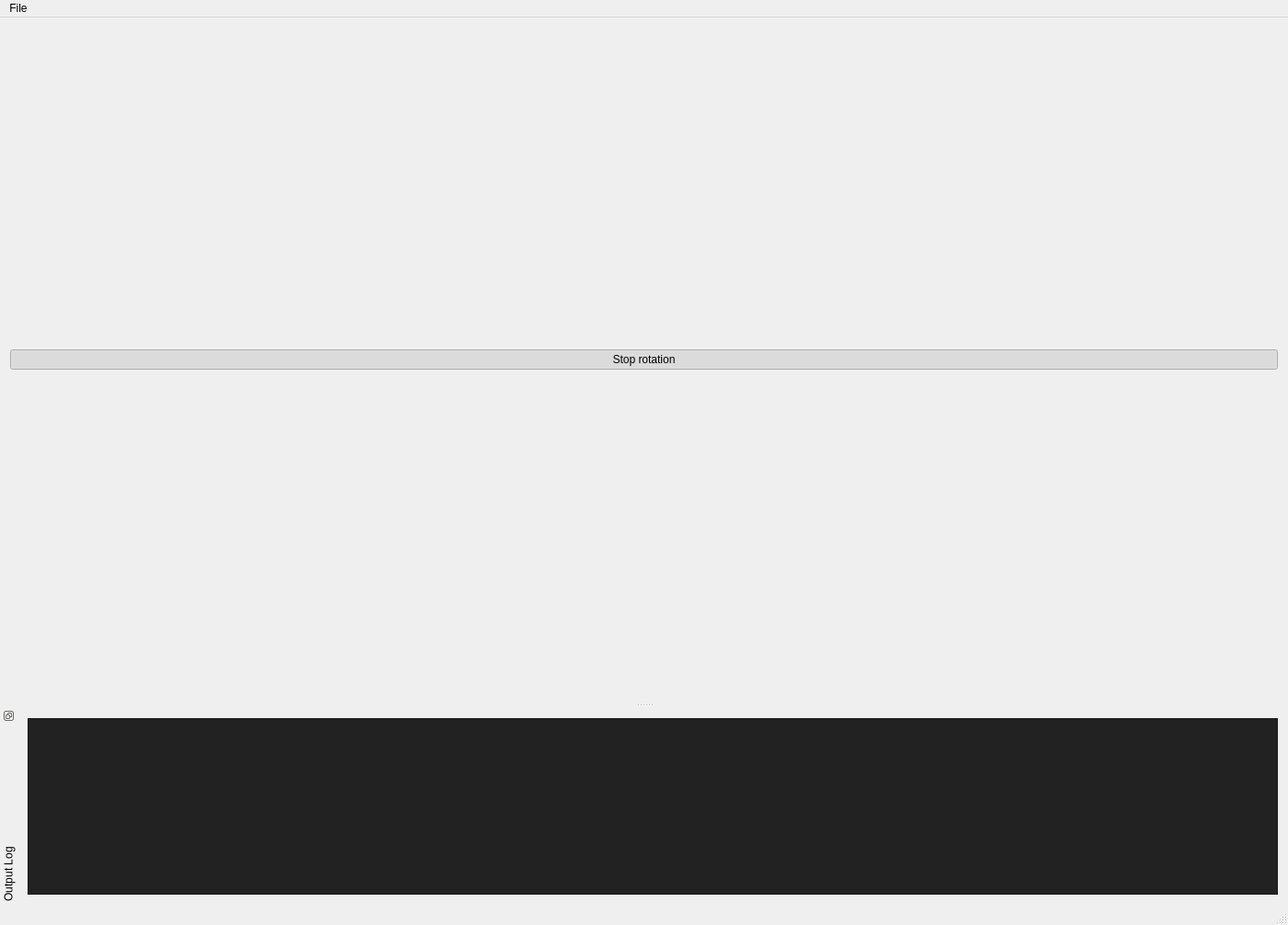
<?xml version="1.0" encoding="UTF-8"?>
<ui version="4.0">
 <class>MainWindow</class>
 <widget class="QMainWindow" name="MainWindow">
  <property name="geometry">
   <rect>
    <x>0</x>
    <y>0</y>
    <width>1401</width>
    <height>1006</height>
   </rect>
  </property>
  <property name="windowTitle">
   <string>OpenGL in Qt is great fun!</string>
  </property>
  <widget class="QWidget" name="centralWidget">
   <layout class="QVBoxLayout" name="verticalLayout">
    <item>
     <widget class="QPushButton" name="rotationButton">
      <property name="text">
       <string>Stop rotation</string>
      </property>
      <property name="checkable">
       <bool>true</bool>
      </property>
      <property name="checked">
       <bool>true</bool>
      </property>
     </widget>
    </item>
    <item>
     <layout class="QVBoxLayout" name="OpenGLLayout"/>
    </item>
   </layout>
  </widget>
  <widget class="QMenuBar" name="menuBar">
   <property name="geometry">
    <rect>
     <x>0</x>
     <y>0</y>
     <width>1401</width>
     <height>22</height>
    </rect>
   </property>
   <widget class="QMenu" name="menuFile">
    <property name="title">
     <string>File</string>
    </property>
    <addaction name="fileExit"/>
   </widget>
   <addaction name="menuFile"/>
  </widget>
  <widget class="QStatusBar" name="statusBar"/>
  <widget class="QDockWidget" name="dockWidgetConsole">
   <property name="features">
    <set>QDockWidget::DockWidgetFloatable|QDockWidget::DockWidgetMovable|QDockWidget::DockWidgetVerticalTitleBar</set>
   </property>
   <property name="windowTitle">
    <string>Output Log</string>
   </property>
   <attribute name="dockWidgetArea">
    <number>8</number>
   </attribute>
   <widget class="QWidget" name="dockWidgetContents">
    <layout class="QHBoxLayout" name="horizontalLayout">
     <item>
      <widget class="QPlainTextEdit" name="outputLog">
       <property name="palette">
        <palette>
         <active>
          <colorrole role="Button">
           <brush brushstyle="SolidPattern">
            <color alpha="255">
             <red>34</red>
             <green>34</green>
             <blue>34</blue>
            </color>
           </brush>
          </colorrole>
          <colorrole role="Light">
           <brush brushstyle="SolidPattern">
            <color alpha="255">
             <red>51</red>
             <green>51</green>
             <blue>51</blue>
            </color>
           </brush>
          </colorrole>
          <colorrole role="Midlight">
           <brush brushstyle="SolidPattern">
            <color alpha="255">
             <red>42</red>
             <green>42</green>
             <blue>42</blue>
            </color>
           </brush>
          </colorrole>
          <colorrole role="Dark">
           <brush brushstyle="SolidPattern">
            <color alpha="255">
             <red>17</red>
             <green>17</green>
             <blue>17</blue>
            </color>
           </brush>
          </colorrole>
          <colorrole role="Mid">
           <brush brushstyle="SolidPattern">
            <color alpha="255">
             <red>23</red>
             <green>23</green>
             <blue>23</blue>
            </color>
           </brush>
          </colorrole>
          <colorrole role="Text">
           <brush brushstyle="SolidPattern">
            <color alpha="255">
             <red>255</red>
             <green>255</green>
             <blue>255</blue>
            </color>
           </brush>
          </colorrole>
          <colorrole role="BrightText">
           <brush brushstyle="SolidPattern">
            <color alpha="255">
             <red>255</red>
             <green>255</green>
             <blue>255</blue>
            </color>
           </brush>
          </colorrole>
          <colorrole role="ButtonText">
           <brush brushstyle="SolidPattern">
            <color alpha="255">
             <red>255</red>
             <green>255</green>
             <blue>255</blue>
            </color>
           </brush>
          </colorrole>
          <colorrole role="Base">
           <brush brushstyle="SolidPattern">
            <color alpha="255">
             <red>34</red>
             <green>34</green>
             <blue>34</blue>
            </color>
           </brush>
          </colorrole>
          <colorrole role="Window">
           <brush brushstyle="SolidPattern">
            <color alpha="255">
             <red>34</red>
             <green>34</green>
             <blue>34</blue>
            </color>
           </brush>
          </colorrole>
          <colorrole role="Shadow">
           <brush brushstyle="SolidPattern">
            <color alpha="255">
             <red>0</red>
             <green>0</green>
             <blue>0</blue>
            </color>
           </brush>
          </colorrole>
          <colorrole role="AlternateBase">
           <brush brushstyle="SolidPattern">
            <color alpha="255">
             <red>17</red>
             <green>17</green>
             <blue>17</blue>
            </color>
           </brush>
          </colorrole>
          <colorrole role="ToolTipBase">
           <brush brushstyle="SolidPattern">
            <color alpha="255">
             <red>255</red>
             <green>255</green>
             <blue>220</blue>
            </color>
           </brush>
          </colorrole>
          <colorrole role="ToolTipText">
           <brush brushstyle="SolidPattern">
            <color alpha="255">
             <red>0</red>
             <green>0</green>
             <blue>0</blue>
            </color>
           </brush>
          </colorrole>
          <colorrole role="PlaceholderText">
           <brush brushstyle="SolidPattern">
            <color alpha="128">
             <red>255</red>
             <green>255</green>
             <blue>255</blue>
            </color>
           </brush>
          </colorrole>
         </active>
         <inactive>
          <colorrole role="Button">
           <brush brushstyle="SolidPattern">
            <color alpha="255">
             <red>34</red>
             <green>34</green>
             <blue>34</blue>
            </color>
           </brush>
          </colorrole>
          <colorrole role="Light">
           <brush brushstyle="SolidPattern">
            <color alpha="255">
             <red>51</red>
             <green>51</green>
             <blue>51</blue>
            </color>
           </brush>
          </colorrole>
          <colorrole role="Midlight">
           <brush brushstyle="SolidPattern">
            <color alpha="255">
             <red>42</red>
             <green>42</green>
             <blue>42</blue>
            </color>
           </brush>
          </colorrole>
          <colorrole role="Dark">
           <brush brushstyle="SolidPattern">
            <color alpha="255">
             <red>17</red>
             <green>17</green>
             <blue>17</blue>
            </color>
           </brush>
          </colorrole>
          <colorrole role="Mid">
           <brush brushstyle="SolidPattern">
            <color alpha="255">
             <red>23</red>
             <green>23</green>
             <blue>23</blue>
            </color>
           </brush>
          </colorrole>
          <colorrole role="Text">
           <brush brushstyle="SolidPattern">
            <color alpha="255">
             <red>255</red>
             <green>255</green>
             <blue>255</blue>
            </color>
           </brush>
          </colorrole>
          <colorrole role="BrightText">
           <brush brushstyle="SolidPattern">
            <color alpha="255">
             <red>255</red>
             <green>255</green>
             <blue>255</blue>
            </color>
           </brush>
          </colorrole>
          <colorrole role="ButtonText">
           <brush brushstyle="SolidPattern">
            <color alpha="255">
             <red>255</red>
             <green>255</green>
             <blue>255</blue>
            </color>
           </brush>
          </colorrole>
          <colorrole role="Base">
           <brush brushstyle="SolidPattern">
            <color alpha="255">
             <red>34</red>
             <green>34</green>
             <blue>34</blue>
            </color>
           </brush>
          </colorrole>
          <colorrole role="Window">
           <brush brushstyle="SolidPattern">
            <color alpha="255">
             <red>34</red>
             <green>34</green>
             <blue>34</blue>
            </color>
           </brush>
          </colorrole>
          <colorrole role="Shadow">
           <brush brushstyle="SolidPattern">
            <color alpha="255">
             <red>0</red>
             <green>0</green>
             <blue>0</blue>
            </color>
           </brush>
          </colorrole>
          <colorrole role="AlternateBase">
           <brush brushstyle="SolidPattern">
            <color alpha="255">
             <red>17</red>
             <green>17</green>
             <blue>17</blue>
            </color>
           </brush>
          </colorrole>
          <colorrole role="ToolTipBase">
           <brush brushstyle="SolidPattern">
            <color alpha="255">
             <red>255</red>
             <green>255</green>
             <blue>220</blue>
            </color>
           </brush>
          </colorrole>
          <colorrole role="ToolTipText">
           <brush brushstyle="SolidPattern">
            <color alpha="255">
             <red>0</red>
             <green>0</green>
             <blue>0</blue>
            </color>
           </brush>
          </colorrole>
          <colorrole role="PlaceholderText">
           <brush brushstyle="SolidPattern">
            <color alpha="128">
             <red>255</red>
             <green>255</green>
             <blue>255</blue>
            </color>
           </brush>
          </colorrole>
         </inactive>
         <disabled>
          <colorrole role="Button">
           <brush brushstyle="SolidPattern">
            <color alpha="255">
             <red>34</red>
             <green>34</green>
             <blue>34</blue>
            </color>
           </brush>
          </colorrole>
          <colorrole role="Light">
           <brush brushstyle="SolidPattern">
            <color alpha="255">
             <red>51</red>
             <green>51</green>
             <blue>51</blue>
            </color>
           </brush>
          </colorrole>
          <colorrole role="Midlight">
           <brush brushstyle="SolidPattern">
            <color alpha="255">
             <red>42</red>
             <green>42</green>
             <blue>42</blue>
            </color>
           </brush>
          </colorrole>
          <colorrole role="Dark">
           <brush brushstyle="SolidPattern">
            <color alpha="255">
             <red>17</red>
             <green>17</green>
             <blue>17</blue>
            </color>
           </brush>
          </colorrole>
          <colorrole role="Mid">
           <brush brushstyle="SolidPattern">
            <color alpha="255">
             <red>23</red>
             <green>23</green>
             <blue>23</blue>
            </color>
           </brush>
          </colorrole>
          <colorrole role="Text">
           <brush brushstyle="SolidPattern">
            <color alpha="255">
             <red>17</red>
             <green>17</green>
             <blue>17</blue>
            </color>
           </brush>
          </colorrole>
          <colorrole role="BrightText">
           <brush brushstyle="SolidPattern">
            <color alpha="255">
             <red>255</red>
             <green>255</green>
             <blue>255</blue>
            </color>
           </brush>
          </colorrole>
          <colorrole role="ButtonText">
           <brush brushstyle="SolidPattern">
            <color alpha="255">
             <red>17</red>
             <green>17</green>
             <blue>17</blue>
            </color>
           </brush>
          </colorrole>
          <colorrole role="Base">
           <brush brushstyle="SolidPattern">
            <color alpha="255">
             <red>34</red>
             <green>34</green>
             <blue>34</blue>
            </color>
           </brush>
          </colorrole>
          <colorrole role="Window">
           <brush brushstyle="SolidPattern">
            <color alpha="255">
             <red>34</red>
             <green>34</green>
             <blue>34</blue>
            </color>
           </brush>
          </colorrole>
          <colorrole role="Shadow">
           <brush brushstyle="SolidPattern">
            <color alpha="255">
             <red>0</red>
             <green>0</green>
             <blue>0</blue>
            </color>
           </brush>
          </colorrole>
          <colorrole role="AlternateBase">
           <brush brushstyle="SolidPattern">
            <color alpha="255">
             <red>34</red>
             <green>34</green>
             <blue>34</blue>
            </color>
           </brush>
          </colorrole>
          <colorrole role="ToolTipBase">
           <brush brushstyle="SolidPattern">
            <color alpha="255">
             <red>255</red>
             <green>255</green>
             <blue>220</blue>
            </color>
           </brush>
          </colorrole>
          <colorrole role="ToolTipText">
           <brush brushstyle="SolidPattern">
            <color alpha="255">
             <red>0</red>
             <green>0</green>
             <blue>0</blue>
            </color>
           </brush>
          </colorrole>
          <colorrole role="PlaceholderText">
           <brush brushstyle="SolidPattern">
            <color alpha="128">
             <red>255</red>
             <green>255</green>
             <blue>255</blue>
            </color>
           </brush>
          </colorrole>
         </disabled>
        </palette>
       </property>
      </widget>
     </item>
    </layout>
   </widget>
  </widget>
  <action name="fileExit">
   <property name="text">
    <string>Exit</string>
   </property>
   <property name="shortcut">
    <string>Ctrl+Q</string>
   </property>
  </action>
 </widget>
 <layoutdefault spacing="6" margin="11"/>
 <resources/>
 <connections/>
</ui>
